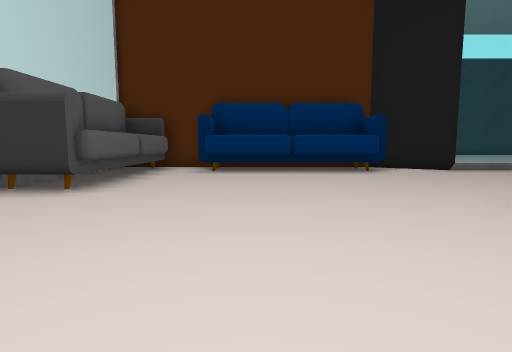
View 1 (above)

24 first-person views from a walk through a scene from a Unity 3-D project. The camera is 1.5 m above the floor, tilts 6° down and sees 80° across. The floor is counted in squares, 2 m on a side. Each view is taken from the middle of a square. On the plan, view 1 faces up. The plan holds only what a view shows up to about 10 squares ahead; the rest is blank. The place goes on beyond the plan. The player is left out.

View 2
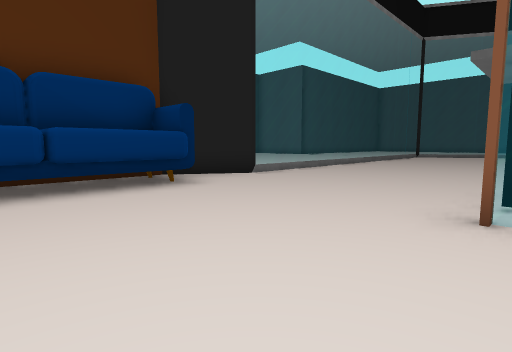

View 3
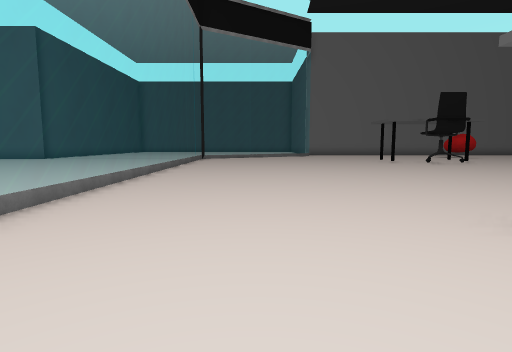

View 4
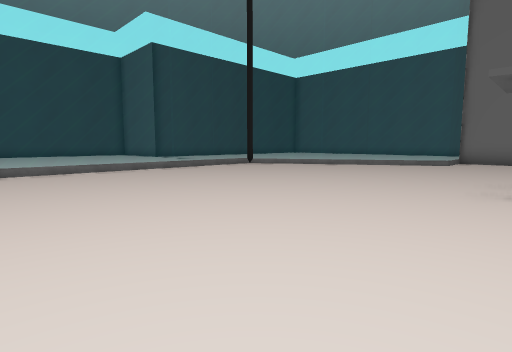

View 5
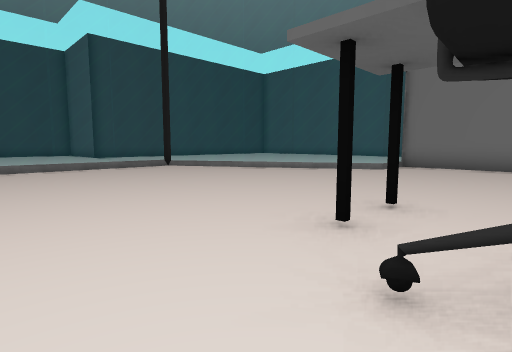

View 6
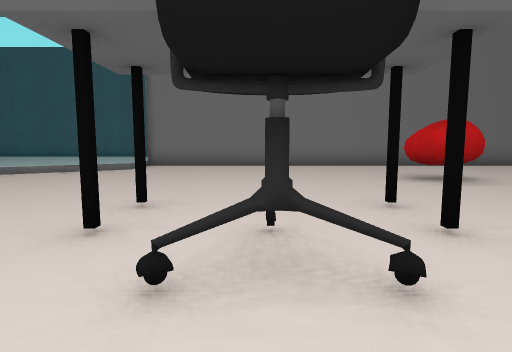

View 7
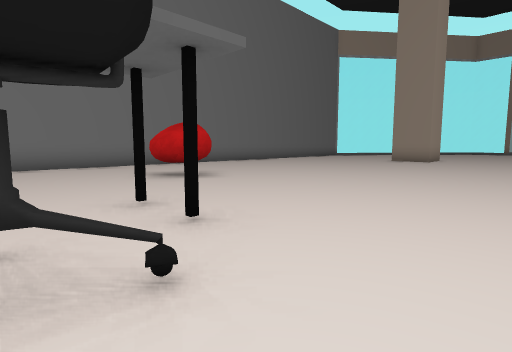

View 8
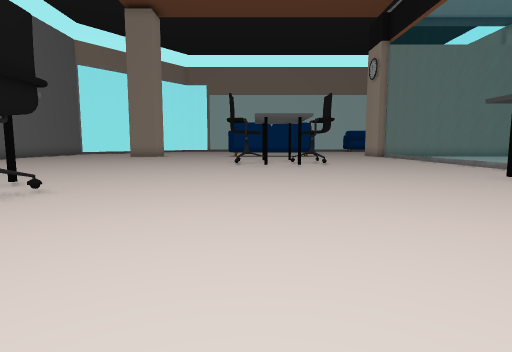

View 9
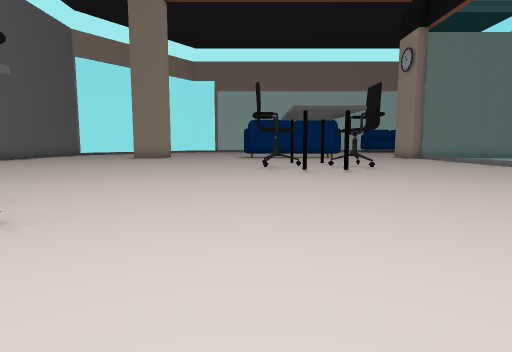

View 10
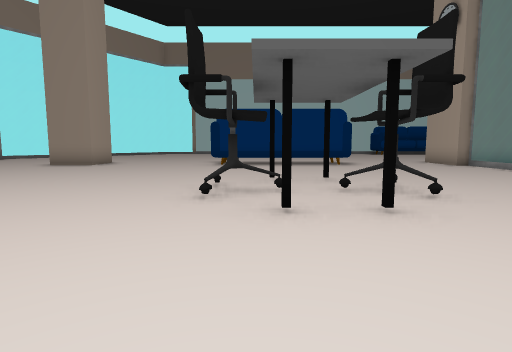

View 11
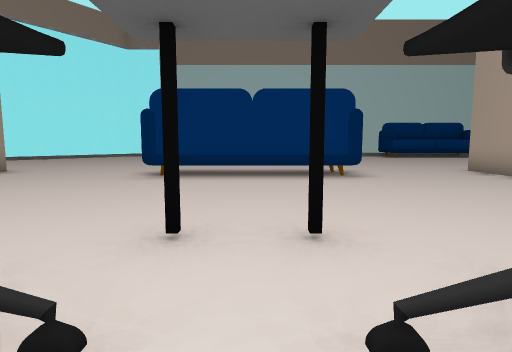

View 12
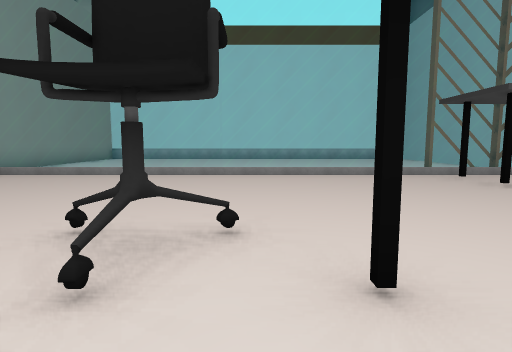

View 13
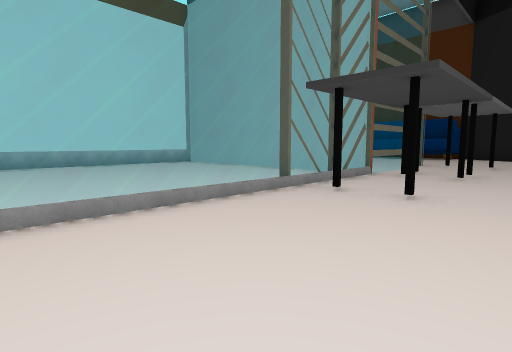

View 14
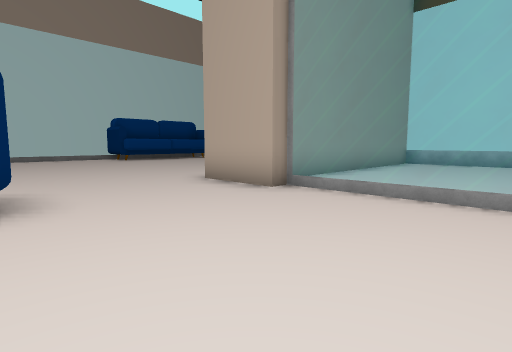

View 15
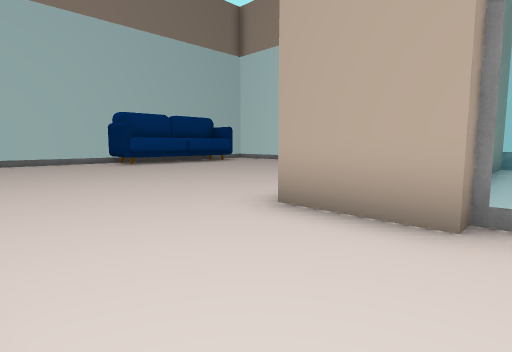

View 16
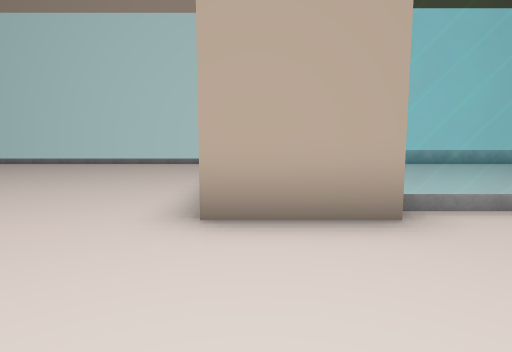

View 17
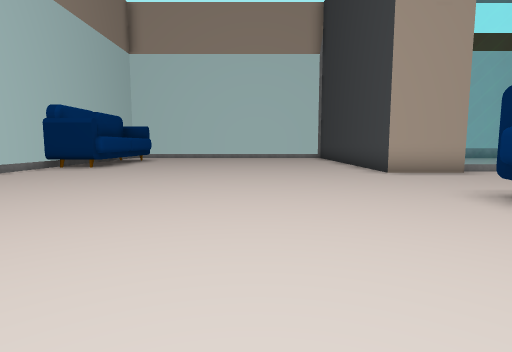

View 18
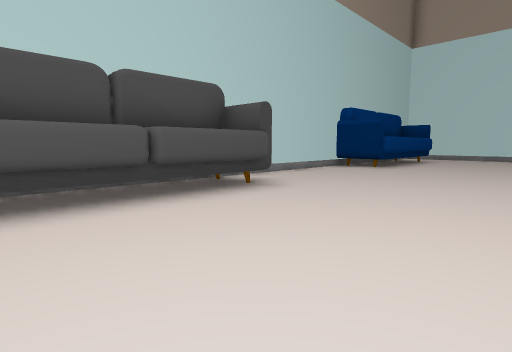

View 19
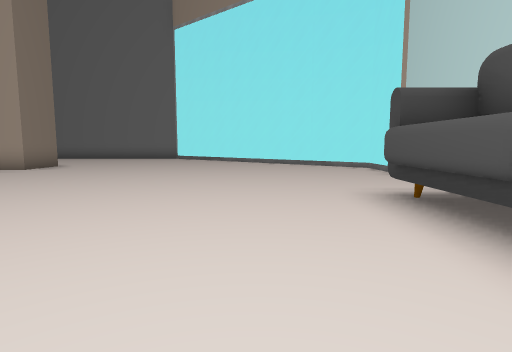

View 20
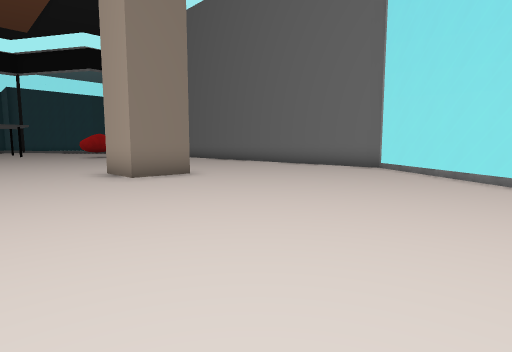

View 21
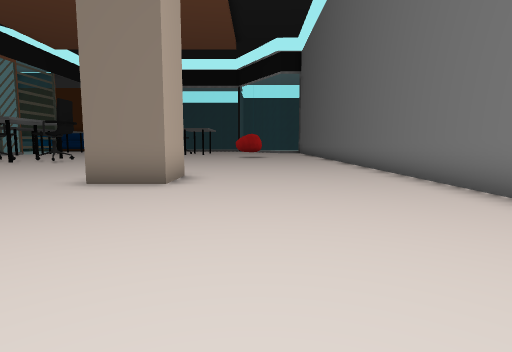

View 22
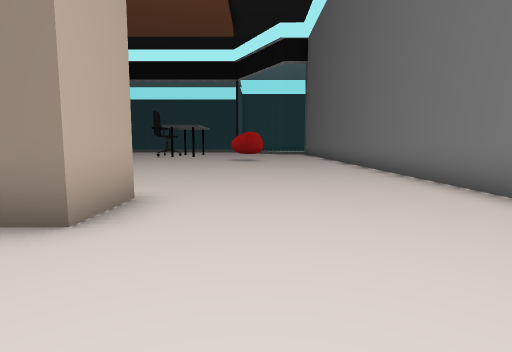

View 23
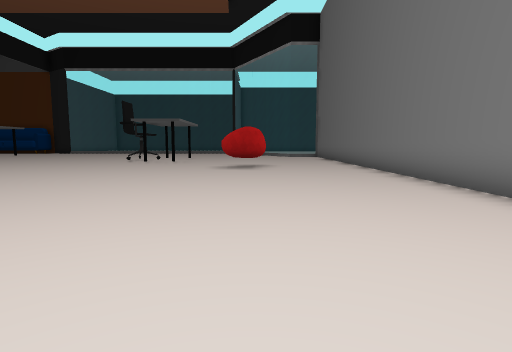

View 24
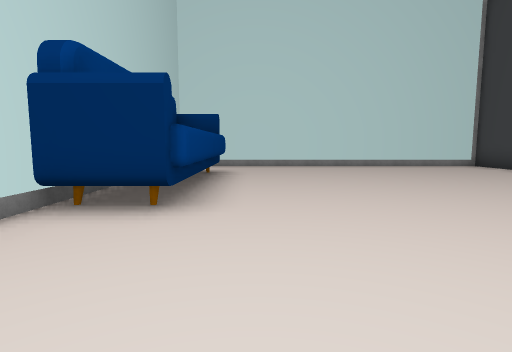

### Floor plan
Key: @ floor where view 1 was taken; # wall or solid block; . floor; = window, fence, low wall or low ledge; C chair; S sofa; T thing the floor can be seen under or through; O other object.
Columns run from 4 left of view 1 to 24 right of it. Each row starts with its distance up from view 1.
 11              .....
 10  ###   ##   ......
  9  #.#   #.#============
  8  #.#####...............
  7  #......................
  6 ##......................=
  5 ##.......................=
  4 ..........................
  3  .......O.................==#
  2   ......=...................#
  1    ... .=..  ...............#
  0     @  #O.. .........O......#
 -1     ###=...........C........#
 -2    ....=....................#
 -3   .....=.............O......#
 -4  ......=....................#
 -5 #......=...............SS...#
 -6 #......=....................#
 -7 #......=.......O............#
 -8  ..  ..=....................#
 -9  ...   =.....C.C............#
-10  ....  =.......O............#
-11  .....  ....................#
-12 #......=....................#
-13 #......=....................#
-14 #......=....................#
-15 #########...TTTTT....##.....#
-16 ##    ###...#    ....##.....#
-17 ... ........................#
-18 ............................#
-19 ............................#
-20 ...........................=#
-21 ..........................=#
-22 .........................=#
-23 .........................
-24 .......................
-25 ..#####.....#####......
-26       #.....     .....=
-27       #####          =#

Where each view was taken, in squares from view 1:
view 1: 0 up, 0 right, facing up
view 2: 3 up, 0 right, facing up-right
view 3: 6 up, 3 right, facing right
view 4: 0 up, 10 right, facing up-right
view 5: 1 down, 13 right, facing up-right
view 6: 1 down, 13 right, facing right
view 7: 1 down, 13 right, facing down-right
view 8: 3 up, 11 right, facing down
view 9: 1 up, 12 right, facing down
view 10: 4 down, 11 right, facing down
view 11: 8 down, 10 right, facing down
view 12: 8 down, 11 right, facing left
view 13: 8 down, 7 right, facing up-left
view 14: 11 down, 8 right, facing down-left
view 15: 14 down, 7 right, facing down-left
view 16: 16 down, 7 right, facing left
view 17: 20 down, 12 right, facing left
view 18: 21 down, 12 right, facing down-left
view 19: 23 down, 8 right, facing right
view 20: 23 down, 14 right, facing up-right
view 21: 22 down, 20 right, facing up
view 22: 19 down, 20 right, facing up
view 23: 15 down, 20 right, facing up
view 24: 24 down, 6 right, facing left
